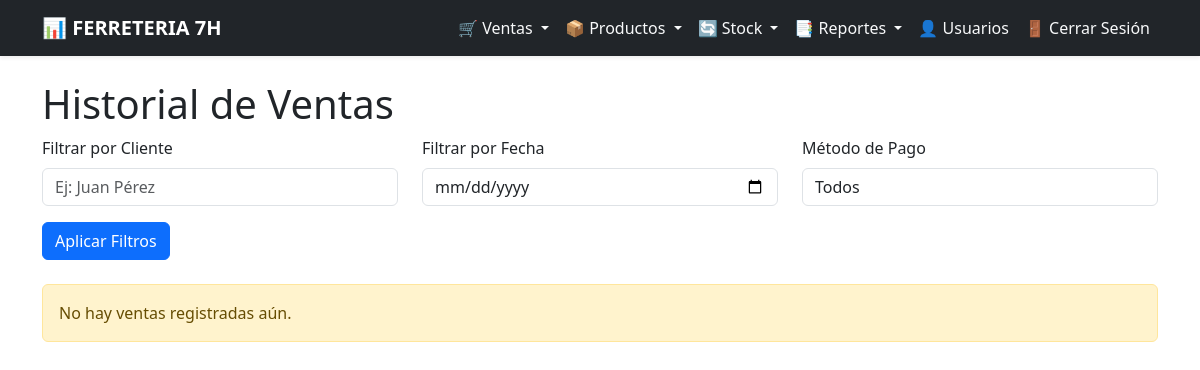
The page /sales/history/ (signed in) on the database as committed earlier.
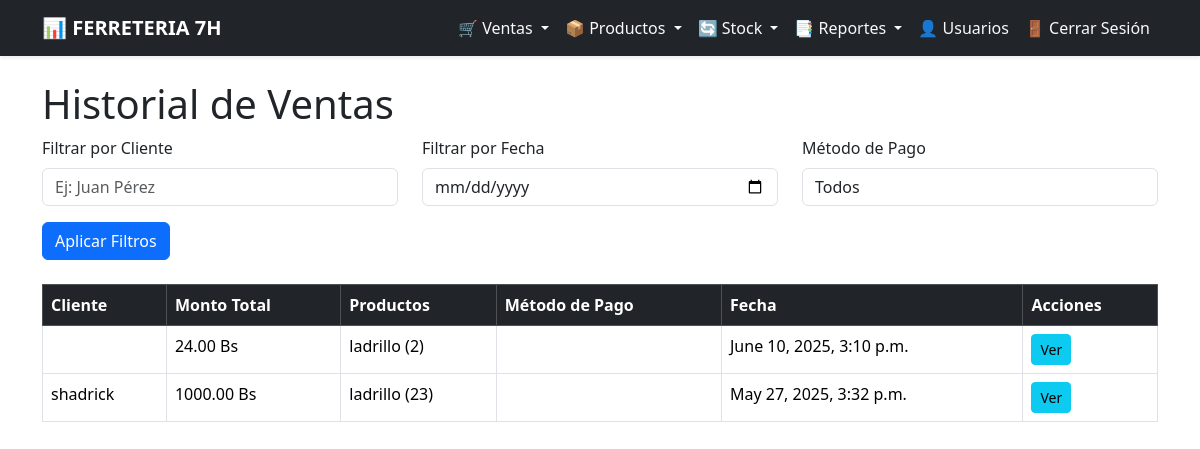
The same page on the database as committed later.
### sales/models.py (models this page shows, shortened)
class Venta(models.Model):
    usuario = models.ForeignKey(User, on_delete=models.CASCADE)
    cliente = models.ForeignKey(Cliente, on_delete=models.SET_NULL, null=True)
    producto = models.ForeignKey(Producto, on_delete=models.CASCADE, null=True, blank=True)
    cantidad = models.PositiveIntegerField(default=1)
    pago = models.ForeignKey(Pago, on_delete=models.CASCADE, null=True, blank=True)
    descuento = models.ForeignKey(Descuento, on_delete=models.SET_NULL, null=True, blank=True)
    monto_total = models.DecimalField(max_digits=10, decimal_places=2)
    fecha = models.DateTimeField(auto_now_add=True)

class Cliente(models.Model):
    nombre = models.CharField(max_length=255)
    email = models.EmailField(blank=True, null=True, unique=False)  # Ya no es único cuando está vacío
    telefono = models.CharField(max_length=20, blank=True, default="")

### productos/models.py (models this page shows, shortened)
class Producto(models.Model):
    nombre = models.CharField(max_length=255, unique=True)
    categoria = models.ForeignKey('Categoria', on_delete=models.SET_NULL, null=True)
    proveedores = models.ManyToManyField('Proveedor')
    precio = models.DecimalField(max_digits=10, decimal_places=2)
    stock = models.PositiveIntegerField(default=0)  # 🔹 Nuevo campo

### sales/views.py (the view)
# urls.py: path('history/', SalesHistoryView.as_view(), name='sales_history'),  # Historial de ventas
@method_decorator(login_required, name='dispatch')
class SalesHistoryView(View):
    def get(self, request):
        ventas = Venta.objects.all().order_by("-fecha")
        metodos_pago = MetodoPago.objects.all()
        mensaje = "No hay ventas registradas aún." if not ventas.exists() else None
        return render(request, 'sales_history.html', {
            "ventas": ventas,
            "metodos_pago": metodos_pago,
            "mensaje": mensaje
        })

### sales/templates/sales_history.html (shortened to what this page needs)
{% extends 'base.html' %}
{% block content %}
<div class="container mt-4">
    <h1>Historial de Ventas</h1>
    <form method="GET" class="mb-4">
        <div class="row">
            <div class="col-md-4">
                <label for="cliente" class="form-label">Filtrar por Cliente</label>
                <input type="text" id="cliente" name="cliente" class="form-control" placeholder="Ej: Juan Pérez">
            </div>
            <div class="col-md-4">
                <label for="fecha" class="form-label">Filtrar por Fecha</label>
                <input type="date" id="fecha" name="fecha" class="form-control">
            </div>
            <div class="col-md-4">
                <label for="metodo_pago" class="form-label">Método de Pago</label>
                <select id="metodo_pago" name="metodo_pago" class="form-control">
                    <option value="">Todos</option>
                </select>
            </div>
        </div>
        <button type="submit" class="btn btn-primary mt-3">Aplicar Filtros</button>
    </form>
    {% if ventas and ventas|length > 0 %}
    <table class="table table-bordered mt-4">
        <thead class="table-dark">
            <tr>
                <th>Cliente</th>
                <th>Monto Total</th>
                <th>Productos</th>
                <th>Método de Pago</th>
                <th>Fecha</th>
                <th>Acciones</th>
            </tr>
        </thead>
        <tbody>
            {% for venta in ventas %}
            <tr>
                <td>{{ venta.cliente.nombre }}</td>
                <td>{{ venta.monto_total }} Bs</td>
                <td>
                    {% if venta.productos.all %}
                        {% for producto in venta.productos.all %}
                            {{ producto.nombre }} ({{ producto.cantidad }})<br>
                        {% endfor %}
                    {% else %}
                        {{ venta.producto.nombre }} ({{ venta.cantidad }})
                    {% endif %}
                </td>
                <td>{{ venta.pago.tipo_pago.nombre }}</td>
                <td>{{ venta.fecha }}</td>
                <td>
                    <a href="{% url 'view_sale' venta.id %}" class="btn btn-info btn-sm">Ver</a>
                </td>
            </tr>
            {% endfor %}
        </tbody>
    </table>
    {% else %}
    <p class="alert alert-warning">No hay ventas registradas aún.</p>
    {% endif %}
</div>
{% endblock %}

### users/templates/base.html (shortened to what this page needs)
<!DOCTYPE html>
<html lang="es">
<head>
    <link href="https://cdn.jsdelivr.net/npm/bootstrap@5.3.5/dist/css/bootstrap.min.css" rel="stylesheet">
    <link href="https://cdnjs.cloudflare.com/ajax/libs/font-awesome/5.15.4/css/all.min.css" rel="stylesheet">
</head>
<body>
    {% include 'navbar.html' %}
    {% block content %}
    {% endblock %}
</body>
</html>

### dashboard/templates/navbar.html (shortened to what this page needs)
{% if request.user.is_authenticated %}
<nav class="navbar navbar-expand-lg navbar-dark bg-dark shadow-sm">
    <div class="container">
        <a class="navbar-brand fw-bold" href="{% url 'dashboard' %}">📊 FERRETERIA 7H</a>
        <div class="collapse navbar-collapse" id="navbarNav">
            <ul class="navbar-nav ms-auto">
                <li class="nav-item dropdown">
                    <a class="nav-link dropdown-toggle text-light" href="#" id="ventasDropdown" role="button" data-bs-toggle="dropdown">
                        🛒 Ventas
                    </a>
                </li>
                <li class="nav-item dropdown">
                    <a class="nav-link dropdown-toggle text-light" href="#" id="productosDropdown" role="button" data-bs-toggle="dropdown">
                        📦 Productos
                    </a>
                </li>
                <li class="nav-item dropdown">
                    <a class="nav-link dropdown-toggle text-light" href="#" id="stockDropdown" role="button" data-bs-toggle="dropdown">
                        🔄 Stock
                    </a>
                </li>
                <li class="nav-item dropdown">
                    <a class="nav-link dropdown-toggle text-light" href="#" id="reportesDropdown" role="button" data-bs-toggle="dropdown">
                        📑 Reportes
                    </a>
                </li>
                {% if request.user.is_superuser %}
                <li class="nav-item">
                    <a class="nav-link text-light" href="{% url 'users_list' %}">👤 Usuarios</a>
                </li>
                {% endif %}
                <li class="nav-item">
                    <a class="nav-link text-light" href="{% url 'logout' %}">🚪 Cerrar Sesión</a>
                </li>
            </ul>
        </div>
    </div>
</nav>
{% endif %}

Rows that differ between the two databases and show on the page:
added Venta: monto_total "24.00", producto.nombre "ladrillo", cantidad "2", fecha "June 10, 2025, 3:10 p.m."
added Venta: cliente.nombre "shadrick", monto_total "1000.00", producto.nombre "ladrillo", cantidad "23", fecha "May 27, 2025, 3:32 p.m."
Other text that changed with them:
text no longer shown: "No hay ventas registradas aún."
text now shown: "Cliente Monto Total Productos Método de Pago Fecha Acciones"
